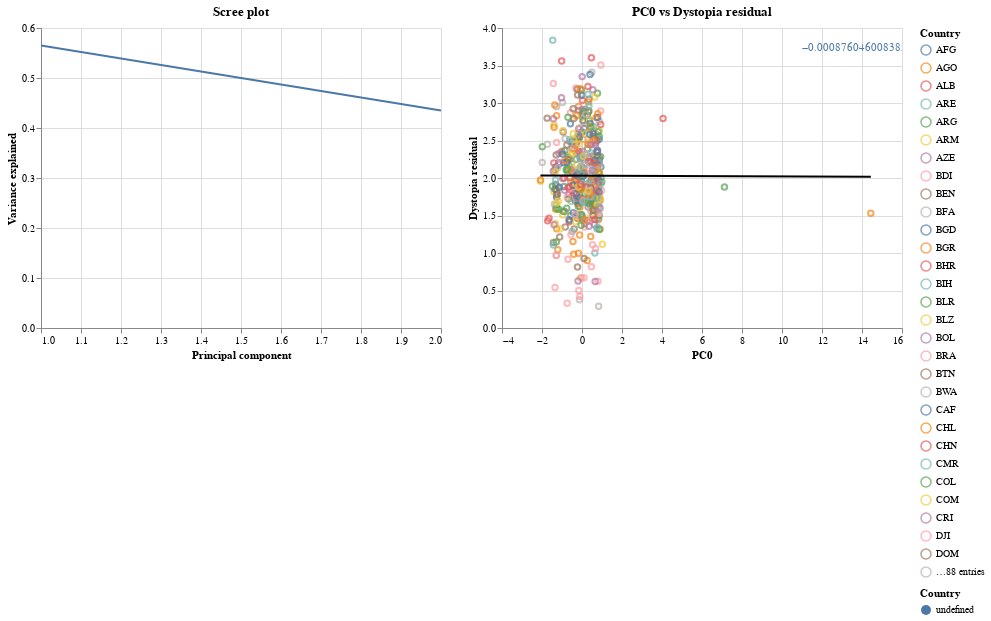

This figure's notebook cell:
### Code cell
neg_urbanization_residual_value.visualize()

### Figure 1 — Vega-Lite specification as saved in the notebook (floating-point values rounded to 4 significant figures; data arrays with more than 128 entries replaced by an {"elided": "..."} marker saying what was removed)
{"config": {"view": {"continuousWidth": 400, "continuousHeight": 300}}, "hconcat": [{"data": {"name": "data-af11e764c71953e5b352575a6fe072d9"}, "mark": "line", "encoding": {"x": {"field": "indices", "title": "Principal component", "type": "quantitative"}, "y": {"field": "var_explained", "title": "Variance explained", "type": "quantitative"}}, "title": "Scree plot"}, {"layer": [{"mark": "point", "encoding": {"color": {"field": "Country", "type": "nominal"}, "tooltip": [{"field": "Country", "type": "nominal"}, {"field": "PC0", "type": "quantitative"}, {"field": "Dystopia residual", "type": "quantitative"}], "x": {"field": "PC0", "type": "quantitative"}, "y": {"field": "Dystopia residual", "type": "quantitative"}}, "selection": {"selector004": {"type": "interval", "bind": "scales", "encodings": ["x", "y"]}}, "title": "PC0 vs Dystopia residual"}, {"mark": {"type": "line", "color": "black"}, "encoding": {"color": {"legend": null}, "tooltip": [{"field": "Country", "type": "nominal"}, {"field": "PC0", "type": "quantitative"}, {"field": "Dystopia residual", "type": "quantitative"}], "x": {"field": "PC0", "type": "quantitative"}, "y": {"field": "Dystopia residual", "type": "quantitative"}}, "title": "PC0 vs Dystopia residual", "transform": [{"on": "PC0", "regression": "Dystopia residual"}]}, {"mark": {"type": "text", "align": "left", "color": "black"}, "encoding": {"color": {"field": "Country", "type": "nominal"}, "text": {"field": "slope", "type": "quantitative"}, "tooltip": [{"field": "slope", "title": "Slope", "type": "quantitative"}, {"field": "intercept", "title": "Intercept", "type": "quantitative"}], "x": {"value": 300}, "y": {"value": 20}}, "title": "PC0 vs Dystopia residual", "transform": [{"on": "PC0", "regression": "Dystopia residual", "params": true}, {"calculate": "datum.coef[0]", "as": "intercept"}, {"calculate": "datum.coef[1]", "as": "slope"}]}], "data": {"name": "data-ef848f4d5394673f5abe9096615c6fdf"}, "resolve": {"scale": {"color": "independent"}}}], "$schema": "https://vega.github.io/schema/vega-lite/v4.17.0.json", "datasets": {"data-af11e764c71953e5b352575a6fe072d9": [{"indices": 1, "var_explained": 0.5651}, {"indices": 2, "var_explained": 0.4349}], "data-ef848f4d5394673f5abe9096615c6fdf": {"elided": "457 records"}}}
